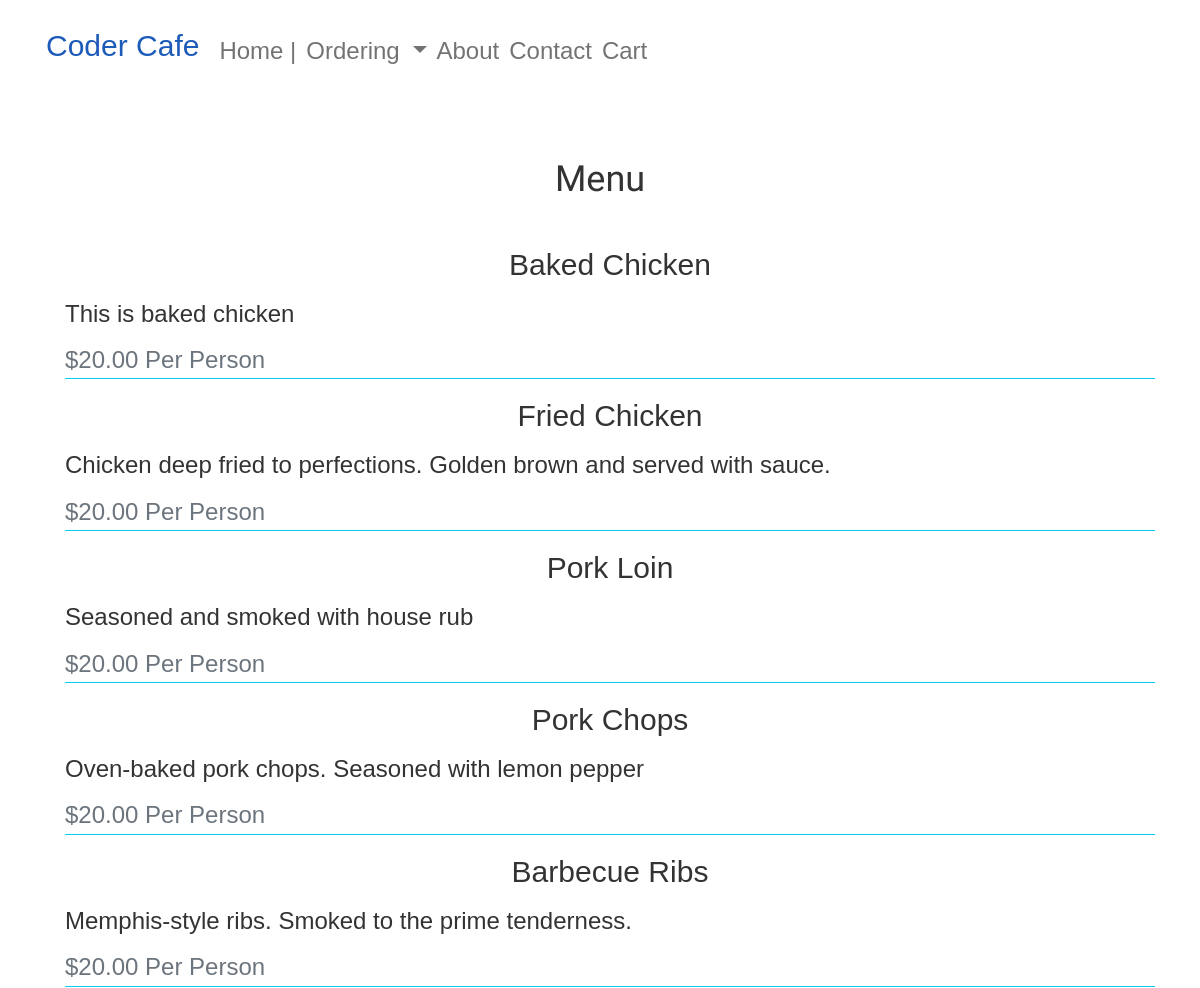
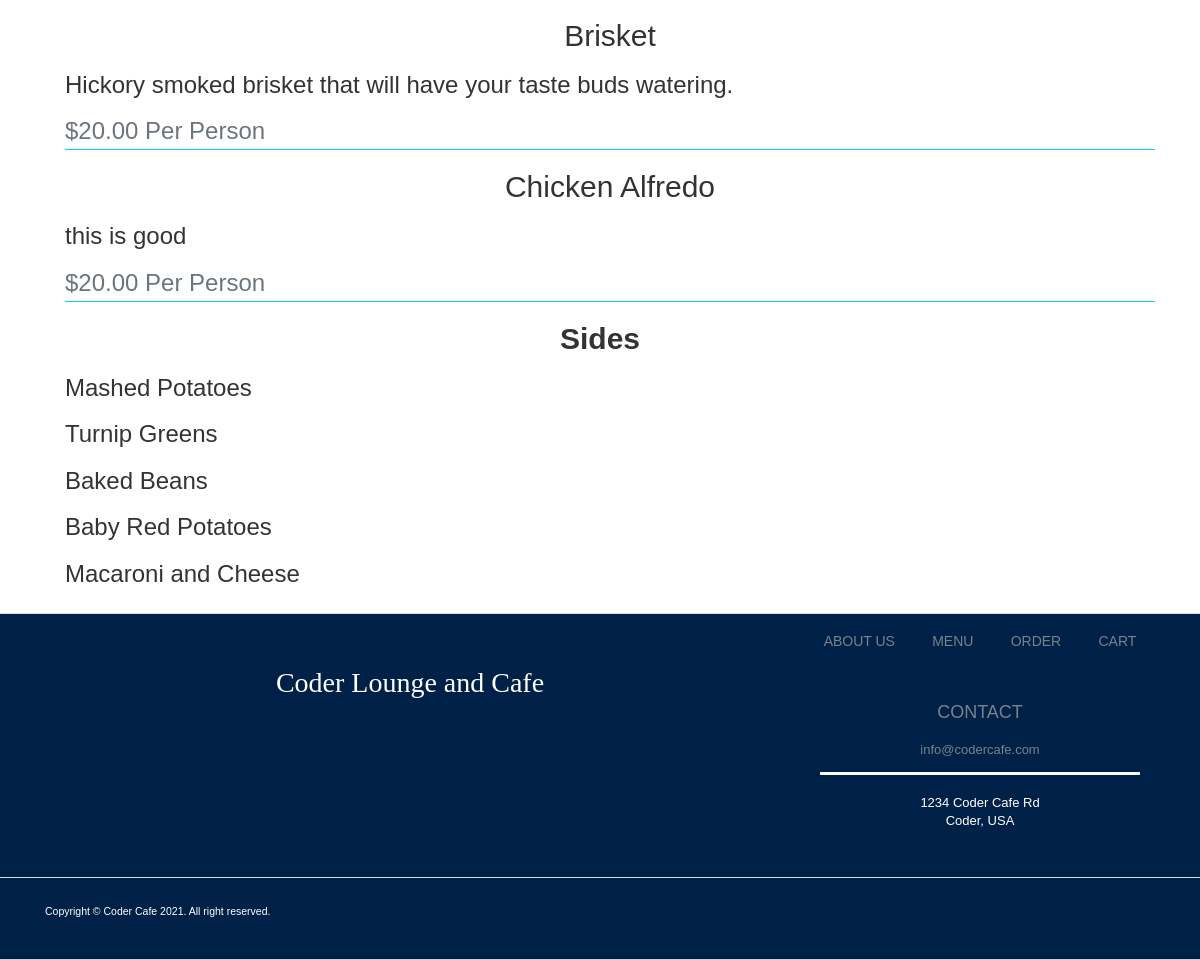
The app's page /menu/ with its own data (2 pictures, top to bottom).
### pages/models.py (models this page shows, shortened)
class Menu_Item(models.Model):
    name = models.CharField(max_length=200)
    description = models.TextField()
    price = models.FloatField()

class Side(models.Model):
    name = models.CharField(max_length = 100)

### pages/views.py (the view)
# urls.py: path('menu/', views.menu, name='menu'),
def menu(request):
    menu = Menu_Item.objects.all()
    side = Side.objects.all()
    if request.method == 'POST':
        name = request.POST.get('name')
        description = request.POST.get('description')
        price = "20.00"
        menu_data = Menu_Item(name=name, description=description,price=price)
        menu_data.save()
        return render(request, "editmenu.html")
    else:
         return render(request, "menu.html", {'menu': menu , 'side': side})
    return render(request, "menu.html", {'menu': menu, 'side': side} )

### pages/templates/menu.html
{% extends 'base.html' %}
{% block content %}
    <div class="container">
        <h1 class="text-center page-title">Menu</h1>
            {% for item in menu %}
                <ul>
                    <li>
                        <div class="border-bottom border-info">
                            <h2 class="card-title text-center pl-3">{{item.name}}</h2>
                            <h3 class="menu-card-text">{{item.description}}</h3>
                            <h3 class="menu-card-subtitle mb-2 text-muted ">${{item.price | floatformat:2}} Per Person</h3>
                        </div>
                    </li>
                </ul>
            {% endfor %}
            <div>
                <h2 class="text-center"><strong>Sides</strong></h2>
                <ul>
                    <li>
                        <div>
                            {% for item in side %}
                                <h3>{{item.name}}</h3>
                            {% endfor %}
                        </div>
                    </li>
                </ul>
            </div>
    </div>
{% endblock %}

### static/styles/invoice.css (style rules this page uses)
.page-title { font-family: 'Acme', sans-serif; }

### static/styles/styles.css (style rules this page uses)
* { box-sizing: border-box; font-family: sans-serif; margin: 0; padding: 0; color: #333; }
body { height: 100vh; display: flex; flex-direction: column; align-items: stretch; font-family: 'Roboto', sans-serif; }
.holder { margin: 0; display: grid; grid-template-columns: auto; min-height: 100%; grid-template-rows: .2fr 3fr .25fr; }
.page-title { margin: 6vh 0; }
ul { list-style-type: none; }

### records on screen
Menu_Item: name "Baked Chicken", description "This is baked chicken", price "20.00"
Menu_Item: name "Fried Chicken", description "Chicken deep fried to perfections. Golden brown and served with sauce.", price "20.00"
Menu_Item: name "Pork Loin", description "Seasoned and smoked with house rub", price "20.00"
Menu_Item: name "Pork Chops", description "Oven-baked pork chops. Seasoned with lemon pepper", price "20.00"
Menu_Item: name "Barbecue Ribs", description "Memphis-style ribs. Smoked to the prime tenderness.", price "20.00"
Menu_Item: name "Brisket", description "Hickory smoked brisket that will have your taste buds watering.", price "20.00"
Menu_Item: name "Chicken Alfredo", description "this is good", price "20.00"
Side: name "Mashed Potatoes"
Side: name "Turnip Greens"
Side: name "Baked Beans"
Side: name "Baby Red Potatoes"
Side: name "Macaroni and Cheese"
